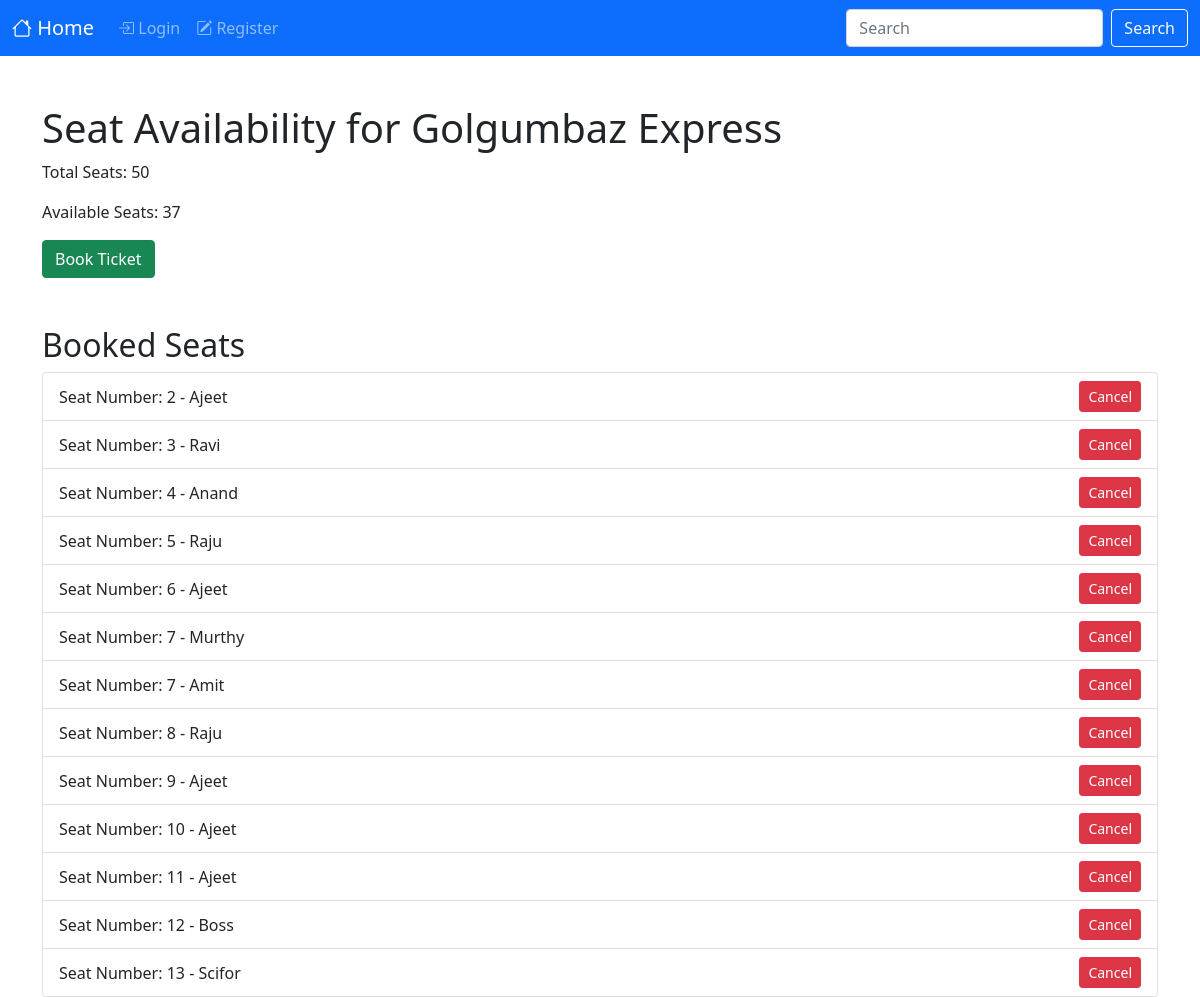
Screenshot of /check_seat_availability/1/ with the database file from the repository.
### enquiry/models.py (models this page shows, shortened)
class Train(models.Model):
    SEAT_CATEGORY_CHOICES = [
        ('SL', 'Sleeper'),
        ('FC', 'First Class'),
        ('SC', 'Second Class'),
        ('1T', '1st Tier'),
    ]
    STATUS_CHOICES = [
        ('On Time', 'On Time'),
        ('Delayed', 'Delayed'),
        ('Cancelled', 'Cancelled'),
    ]
    train_number = models.CharField(max_length=10, unique=True)
    name = models.CharField(max_length=100)
    source = models.CharField(max_length=100)
    destination = models.CharField(max_length=100)
    departure_time = models.TimeField()
    arrival_time = models.TimeField()
    total_seats = models.PositiveIntegerField(default=50)
    available_seats = models.PositiveIntegerField(default=50)
    is_cancelled = models.BooleanField(default=False)
    sleeper_price = models.DecimalField(max_digits=8, decimal_places=2, default=100)
    first_class_price = models.DecimalField(max_digits=8, decimal_places=2, default=200)
    second_class_price = models.DecimalField(max_digits=8, decimal_places=2, default=150)
    first_tier_price = models.DecimalField(max_digits=8, decimal_places=2, default=300)
    status = models.CharField(max_length=20, choices=STATUS_CHOICES, default='On Time')

class Booking(models.Model):
    train = models.ForeignKey(Train, on_delete=models.CASCADE)
    passenger_name = models.CharField(max_length=100)
    email = models.EmailField()
    seat_number = models.PositiveIntegerField()
    booking_date = models.DateTimeField(auto_now_add=True)
    is_cancelled = models.BooleanField(default=False)

### enquiry/views.py (the view)
# urls.py: path('check_seat_availability/<int:train_id>/', views.check_seat_availability, name='check_seat_availability'),
def check_seat_availability(request, train_id):
    train = get_object_or_404(Train, id=train_id)
    bookings = Booking.objects.filter(train=train)
    return render(request, 'enquiry/seat_availability.html', {'train': train, 'bookings': bookings})

### enquiry/templates/enquiry/seat_availability.html (shortened to what this page needs)
<!DOCTYPE html>
<html lang="en">
<head>
    <link href="https://cdn.jsdelivr.net/npm/bootstrap@5.0.2/dist/css/bootstrap.min.css" rel="stylesheet">
    <link rel="stylesheet" href="https://cdn.jsdelivr.net/npm/bootstrap-icons@1.5.0/font/bootstrap-icons.css">
</head>
<body>
<nav class="navbar navbar-expand-lg navbar-dark bg-primary">
    <div class="container-fluid">
        <a href="{% url 'index' %}" class="navbar-brand">
            <i class="bi bi-house"></i> Home
        </a>
        <div class="collapse navbar-collapse" id="navbarCollapse2">
            <div class="navbar-nav">
                {% if user.is_authenticated %}
                <a href="{% url 'booked_tickets' %}" class="nav-item nav-link">
                    <i class="bi bi-ticket-perforated"></i> Booked Tickets
                </a>
                <a href="{% url 'search_trains' %}" class="nav-item nav-link">
                    <i class="bi bi-search"></i> Search Trains
                </a>
                <a href="{% url 'train_portfolio' %}" class="nav-item nav-link">
                    <i class="bi bi-speedometer2"></i> Train Portfolio
                </a>
                <a href="{% url 'contact' %}" class="nav-item nav-link">
                    <i class="bi bi-envelope"></i> Contact
                </a>
                {% else %}
                <a href="{% url 'login' %}" class="nav-item nav-link">
                    <i class="bi bi-box-arrow-in-right"></i> Login
                </a>
                <a href="{% url 'register' %}" class="nav-item nav-link">
                    <i class="bi bi-pencil-square"></i> Register
                </a>
                {% endif %}
            </div>
            <form class="d-flex ms-auto">
                <input type="text" class="form-control me-sm-2" placeholder="Search">
                <button type="submit" class="btn btn-outline-light">
                    Search
                </button>
            </form>
        </div>
    </div>
</nav>
<div class="container">
    <h1 class="mt-5">Seat Availability for {{ train.name }}</h1>
    <p>Total Seats: {{ train.total_seats }}</p>
    <p>Available Seats: {{ train.available_seats }}</p>
    {% if train.available_seats > 0 %}
    <a href="{% url 'book_ticket' train.id %}" class="btn btn-success">Book Ticket</a>
    {% else %}
    <p class="text-danger">No seats available.</p>
    {% endif %}
    <h2 class="mt-5">Booked Seats</h2>
    {% if bookings %}
    <ul class="list-group">
        {% for booking in bookings %}
        <li class="list-group-item d-flex justify-content-between align-items-center">
            <div>
                Seat Number: {{ booking.seat_number }} - {{ booking.passenger_name }}
            </div>
            <div>
                <a href="{% url 'cancel_booking' booking.id %}" class="btn btn-danger btn-sm">Cancel</a>
            </div>
        </li>
        {% endfor %}
    </ul>
    {% else %}
    <p>No seats booked yet.</p>
    {% endif %}
</div>
</body>
</html>

### rows the page displays
Train: name "Golgumbaz Express", total_seats "50", available_seats "37"
Booking: seat_number "2", passenger_name "Ajeet"
Booking: seat_number "3", passenger_name "Ravi"
Booking: seat_number "4", passenger_name "Anand"
Booking: seat_number "5", passenger_name "Raju"
Booking: seat_number "6", passenger_name "Ajeet"
Booking: seat_number "7", passenger_name "Murthy"
Booking: seat_number "7", passenger_name "Amit"
Booking: seat_number "8", passenger_name "Raju"
Booking: seat_number "9", passenger_name "Ajeet"
Booking: seat_number "10", passenger_name "Ajeet"
Booking: seat_number "11", passenger_name "Ajeet"
Booking: seat_number "12", passenger_name "Boss"
Booking: seat_number "13", passenger_name "Scifor"
